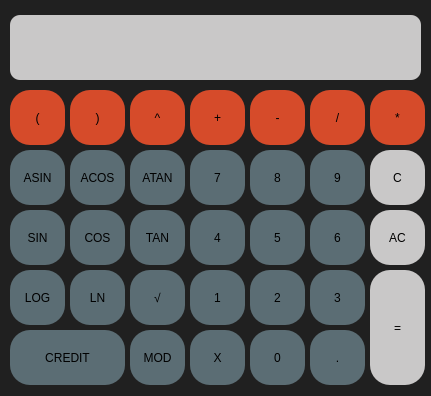
<?xml version="1.0" encoding="UTF-8"?>
<ui version="4.0">
 <class>MainWindow</class>
 <widget class="QMainWindow" name="MainWindow">
  <property name="geometry">
   <rect>
    <x>0</x>
    <y>0</y>
    <width>431</width>
    <height>396</height>
   </rect>
  </property>
  <property name="windowTitle">
   <string>MainWindow</string>
  </property>
  <property name="styleSheet">
   <string notr="true">background-color: rgb(32, 32, 32)</string>
  </property>
  <widget class="QWidget" name="centralwidget">
   <widget class="QLabel" name="result">
    <property name="geometry">
     <rect>
      <x>10</x>
      <y>15</y>
      <width>411</width>
      <height>65</height>
     </rect>
    </property>
    <property name="styleSheet">
     <string notr="true">QLabel{
 	qproperty-alignment: 'AlignVCenter | AlignRight';
	background-color: rgb(201, 200, 200);
	border-radius: 10px;
	
	
	font: 20pt &quot;Ubuntu&quot;;
}
</string>
    </property>
    <property name="text">
     <string/>
    </property>
   </widget>
   <widget class="QPushButton" name="pushButton_7">
    <property name="geometry">
     <rect>
      <x>190</x>
      <y>150</y>
      <width>55</width>
      <height>55</height>
     </rect>
    </property>
    <property name="styleSheet">
     <string notr="true">QPushButton {
	background-color: rgb(91, 109, 116);
	border-radius: 20px;
}

QPushButton:pressed {
	background-color: rgb(36, 91, 113);
	border-radius: 20px;
}
</string>
    </property>
    <property name="text">
     <string>7</string>
    </property>
   </widget>
   <widget class="QPushButton" name="pushButton_8">
    <property name="geometry">
     <rect>
      <x>250</x>
      <y>150</y>
      <width>55</width>
      <height>55</height>
     </rect>
    </property>
    <property name="styleSheet">
     <string notr="true">QPushButton {
	background-color: rgb(91, 109, 116);
	border-radius: 20px;
}

QPushButton:pressed {
	background-color: rgb(36, 91, 113);
	border-radius: 20px;
}
</string>
    </property>
    <property name="text">
     <string>8</string>
    </property>
   </widget>
   <widget class="QPushButton" name="pushButton_9">
    <property name="geometry">
     <rect>
      <x>310</x>
      <y>150</y>
      <width>55</width>
      <height>55</height>
     </rect>
    </property>
    <property name="styleSheet">
     <string notr="true">QPushButton {
	background-color: rgb(91, 109, 116);
	border-radius: 20px;
}

QPushButton:pressed {
	background-color: rgb(36, 91, 113);
	border-radius: 20px;
}
</string>
    </property>
    <property name="text">
     <string>9</string>
    </property>
   </widget>
   <widget class="QPushButton" name="pushButton_4">
    <property name="geometry">
     <rect>
      <x>190</x>
      <y>210</y>
      <width>55</width>
      <height>55</height>
     </rect>
    </property>
    <property name="styleSheet">
     <string notr="true">QPushButton {
	background-color: rgb(91, 109, 116);
	border-radius: 20px;
}

QPushButton:pressed {
	background-color: rgb(36, 91, 113);
	border-radius: 20px;
}
</string>
    </property>
    <property name="text">
     <string>4</string>
    </property>
   </widget>
   <widget class="QPushButton" name="pushButton_5">
    <property name="geometry">
     <rect>
      <x>250</x>
      <y>210</y>
      <width>55</width>
      <height>55</height>
     </rect>
    </property>
    <property name="styleSheet">
     <string notr="true">QPushButton {
	background-color: rgb(91, 109, 116);
	border-radius: 20px;
}

QPushButton:pressed {
	background-color: rgb(36, 91, 113);
	border-radius: 20px;
}
</string>
    </property>
    <property name="text">
     <string>5</string>
    </property>
   </widget>
   <widget class="QPushButton" name="pushButton_6">
    <property name="geometry">
     <rect>
      <x>310</x>
      <y>210</y>
      <width>55</width>
      <height>55</height>
     </rect>
    </property>
    <property name="styleSheet">
     <string notr="true">QPushButton {
	background-color: rgb(91, 109, 116);
	border-radius: 20px;
}

QPushButton:pressed {
	background-color: rgb(36, 91, 113);
	border-radius: 20px;
}
</string>
    </property>
    <property name="text">
     <string>6</string>
    </property>
   </widget>
   <widget class="QPushButton" name="pushButton_1">
    <property name="geometry">
     <rect>
      <x>190</x>
      <y>270</y>
      <width>55</width>
      <height>55</height>
     </rect>
    </property>
    <property name="styleSheet">
     <string notr="true">QPushButton {
	background-color: rgb(91, 109, 116);
	border-radius: 20px;
}

QPushButton:pressed {
	background-color: rgb(36, 91, 113);
	border-radius: 20px;
}
</string>
    </property>
    <property name="text">
     <string>1</string>
    </property>
   </widget>
   <widget class="QPushButton" name="pushButton_2">
    <property name="geometry">
     <rect>
      <x>250</x>
      <y>270</y>
      <width>55</width>
      <height>55</height>
     </rect>
    </property>
    <property name="styleSheet">
     <string notr="true">QPushButton {
	background-color: rgb(91, 109, 116);
	border-radius: 20px;
}

QPushButton:pressed {
	background-color: rgb(36, 91, 113);
	border-radius: 20px;
}
</string>
    </property>
    <property name="text">
     <string>2</string>
    </property>
   </widget>
   <widget class="QPushButton" name="pushButton_3">
    <property name="geometry">
     <rect>
      <x>310</x>
      <y>270</y>
      <width>55</width>
      <height>55</height>
     </rect>
    </property>
    <property name="styleSheet">
     <string notr="true">QPushButton {
	background-color: rgb(91, 109, 116);
	border-radius: 20px;
}

QPushButton:pressed {
	background-color: rgb(71, 89, 96);
	border-radius: 20px;
}
</string>
    </property>
    <property name="text">
     <string>3</string>
    </property>
   </widget>
   <widget class="QPushButton" name="pushButton_0">
    <property name="geometry">
     <rect>
      <x>250</x>
      <y>330</y>
      <width>55</width>
      <height>55</height>
     </rect>
    </property>
    <property name="styleSheet">
     <string notr="true">QPushButton {
	background-color: rgb(91, 109, 116);
	border-radius: 20px;
}

QPushButton:pressed {
	background-color: rgb(36, 91, 113);
	border-radius: 20px;
}
</string>
    </property>
    <property name="text">
     <string>0</string>
    </property>
   </widget>
   <widget class="QPushButton" name="pushButton_X">
    <property name="geometry">
     <rect>
      <x>190</x>
      <y>330</y>
      <width>55</width>
      <height>55</height>
     </rect>
    </property>
    <property name="styleSheet">
     <string notr="true">QPushButton {
	background-color: rgb(91, 109, 116);
	border-radius: 20px;
}

QPushButton:pressed {
	background-color: rgb(36, 91, 113);
	border-radius: 20px;
}
</string>
    </property>
    <property name="text">
     <string>X</string>
    </property>
   </widget>
   <widget class="QPushButton" name="pushButton_Pow">
    <property name="geometry">
     <rect>
      <x>130</x>
      <y>90</y>
      <width>55</width>
      <height>55</height>
     </rect>
    </property>
    <property name="styleSheet">
     <string notr="true">QPushButton {
	background-color: rgb(214, 75, 42);
	border-radius: 20px;
}

QPushButton:pressed {
	background-color: rgb(156, 56, 33);
	border-radius: 20px;
}
</string>
    </property>
    <property name="text">
     <string>^</string>
    </property>
   </widget>
   <widget class="QPushButton" name="pushButton_PLUS">
    <property name="geometry">
     <rect>
      <x>190</x>
      <y>90</y>
      <width>55</width>
      <height>55</height>
     </rect>
    </property>
    <property name="styleSheet">
     <string notr="true">QPushButton {
	background-color: rgb(214, 75, 42);
	border-radius: 20px;
}

QPushButton:pressed {
	background-color: rgb(156, 56, 33);
	border-radius: 20px;
}
</string>
    </property>
    <property name="text">
     <string>+</string>
    </property>
   </widget>
   <widget class="QPushButton" name="pushButton_MINUS">
    <property name="geometry">
     <rect>
      <x>250</x>
      <y>90</y>
      <width>55</width>
      <height>55</height>
     </rect>
    </property>
    <property name="styleSheet">
     <string notr="true">QPushButton {
	background-color: rgb(214, 75, 42);
	border-radius: 20px;
}

QPushButton:pressed {
	background-color: rgb(156, 56, 33);
	border-radius: 20px;
}
</string>
    </property>
    <property name="text">
     <string>-</string>
    </property>
   </widget>
   <widget class="QPushButton" name="pushButton_MUL">
    <property name="geometry">
     <rect>
      <x>370</x>
      <y>90</y>
      <width>55</width>
      <height>55</height>
     </rect>
    </property>
    <property name="styleSheet">
     <string notr="true">QPushButton {
	background-color: rgb(214, 75, 42);
	border-radius: 20px;
}

QPushButton:pressed {
	background-color: rgb(156, 56, 33);
	border-radius: 20px;
}
</string>
    </property>
    <property name="text">
     <string>*</string>
    </property>
   </widget>
   <widget class="QPushButton" name="pushButton_DIV">
    <property name="geometry">
     <rect>
      <x>310</x>
      <y>90</y>
      <width>55</width>
      <height>55</height>
     </rect>
    </property>
    <property name="styleSheet">
     <string notr="true">QPushButton {
	background-color: rgb(214, 75, 42);
	border-radius: 20px;
}

QPushButton:pressed {
	background-color: rgb(156, 56, 33);
	border-radius: 20px;
}
</string>
    </property>
    <property name="text">
     <string>/</string>
    </property>
   </widget>
   <widget class="QPushButton" name="pushButton_OP_Bracket">
    <property name="geometry">
     <rect>
      <x>10</x>
      <y>90</y>
      <width>55</width>
      <height>55</height>
     </rect>
    </property>
    <property name="styleSheet">
     <string notr="true">QPushButton {
	background-color: rgb(214, 75, 42);
	border-radius: 20px;
}

QPushButton:pressed {
	background-color: rgb(156, 56, 33);
	border-radius: 20px;
}
</string>
    </property>
    <property name="text">
     <string>(</string>
    </property>
   </widget>
   <widget class="QPushButton" name="pushButton_AC">
    <property name="geometry">
     <rect>
      <x>370</x>
      <y>210</y>
      <width>55</width>
      <height>55</height>
     </rect>
    </property>
    <property name="styleSheet">
     <string notr="true">QPushButton {
	background-color: rgb(201, 200, 200);
	border-radius: 20px;
}

QPushButton:pressed {
	background-color: rgb(127, 127, 127);
	border-radius: 20px;
}
</string>
    </property>
    <property name="text">
     <string>AC</string>
    </property>
   </widget>
   <widget class="QPushButton" name="pushButton_EQ">
    <property name="geometry">
     <rect>
      <x>370</x>
      <y>270</y>
      <width>55</width>
      <height>115</height>
     </rect>
    </property>
    <property name="styleSheet">
     <string notr="true">QPushButton {
	background-color: rgb(201, 200, 200);
	border-radius: 20px;
}

QPushButton:pressed {
	background-color: rgb(127, 127, 127);
	border-radius: 20px;
}
</string>
    </property>
    <property name="text">
     <string>=</string>
    </property>
   </widget>
   <widget class="QPushButton" name="pushButton_SIN">
    <property name="geometry">
     <rect>
      <x>10</x>
      <y>210</y>
      <width>55</width>
      <height>55</height>
     </rect>
    </property>
    <property name="styleSheet">
     <string notr="true">QPushButton {
	background-color: rgb(91, 109, 116);
	border-radius: 20px;
}

QPushButton:pressed {
	background-color: rgb(36, 91, 113);
	border-radius: 20px;
}
</string>
    </property>
    <property name="text">
     <string>SIN</string>
    </property>
   </widget>
   <widget class="QPushButton" name="pushButton_COS">
    <property name="geometry">
     <rect>
      <x>70</x>
      <y>210</y>
      <width>55</width>
      <height>55</height>
     </rect>
    </property>
    <property name="styleSheet">
     <string notr="true">QPushButton {
	background-color: rgb(91, 109, 116);
	border-radius: 20px;
}

QPushButton:pressed {
	background-color: rgb(36, 91, 113);
	border-radius: 20px;
}
</string>
    </property>
    <property name="text">
     <string>COS</string>
    </property>
   </widget>
   <widget class="QPushButton" name="pushButton_TAN">
    <property name="geometry">
     <rect>
      <x>130</x>
      <y>210</y>
      <width>55</width>
      <height>55</height>
     </rect>
    </property>
    <property name="styleSheet">
     <string notr="true">QPushButton {
	background-color: rgb(91, 109, 116);
	border-radius: 20px;
}

QPushButton:pressed {
	background-color: rgb(36, 91, 113);
	border-radius: 20px;
}
</string>
    </property>
    <property name="text">
     <string>TAN</string>
    </property>
   </widget>
   <widget class="QPushButton" name="pushButton_ACOS">
    <property name="geometry">
     <rect>
      <x>70</x>
      <y>150</y>
      <width>55</width>
      <height>55</height>
     </rect>
    </property>
    <property name="styleSheet">
     <string notr="true">QPushButton {
	background-color: rgb(91, 109, 116);
	border-radius: 20px;
}

QPushButton:pressed {
	background-color: rgb(36, 91, 113);
	border-radius: 20px;
}
</string>
    </property>
    <property name="text">
     <string>ACOS</string>
    </property>
   </widget>
   <widget class="QPushButton" name="pushButton_ATAN">
    <property name="geometry">
     <rect>
      <x>130</x>
      <y>150</y>
      <width>55</width>
      <height>55</height>
     </rect>
    </property>
    <property name="styleSheet">
     <string notr="true">QPushButton {
	background-color: rgb(91, 109, 116);
	border-radius: 20px;
}

QPushButton:pressed {
	background-color: rgb(36, 91, 113);
	border-radius: 20px;
}
</string>
    </property>
    <property name="text">
     <string>ATAN</string>
    </property>
   </widget>
   <widget class="QPushButton" name="pushButton_ASIN">
    <property name="geometry">
     <rect>
      <x>10</x>
      <y>150</y>
      <width>55</width>
      <height>55</height>
     </rect>
    </property>
    <property name="styleSheet">
     <string notr="true">QPushButton {
	background-color: rgb(91, 109, 116);
	border-radius: 20px;
}

QPushButton:pressed {
	background-color: rgb(36, 91, 113);
	border-radius: 20px;
}
</string>
    </property>
    <property name="text">
     <string>ASIN</string>
    </property>
   </widget>
   <widget class="QPushButton" name="pushButton_LN">
    <property name="geometry">
     <rect>
      <x>70</x>
      <y>270</y>
      <width>55</width>
      <height>55</height>
     </rect>
    </property>
    <property name="styleSheet">
     <string notr="true">QPushButton {
	background-color: rgb(91, 109, 116);
	border-radius: 20px;
}

QPushButton:pressed {
	background-color: rgb(36, 91, 113);
	border-radius: 20px;
}
</string>
    </property>
    <property name="text">
     <string>LN</string>
    </property>
   </widget>
   <widget class="QPushButton" name="pushButton_LOG">
    <property name="geometry">
     <rect>
      <x>10</x>
      <y>270</y>
      <width>55</width>
      <height>55</height>
     </rect>
    </property>
    <property name="styleSheet">
     <string notr="true">QPushButton {
	background-color: rgb(91, 109, 116);
	border-radius: 20px;
}

QPushButton:pressed {
	background-color: rgb(36, 91, 113);
	border-radius: 20px;
}
</string>
    </property>
    <property name="text">
     <string>LOG</string>
    </property>
   </widget>
   <widget class="QPushButton" name="pushButton_SQRT">
    <property name="geometry">
     <rect>
      <x>130</x>
      <y>270</y>
      <width>55</width>
      <height>55</height>
     </rect>
    </property>
    <property name="styleSheet">
     <string notr="true">QPushButton {
	background-color: rgb(91, 109, 116);
	border-radius: 20px;
}

QPushButton:pressed {
	background-color: rgb(36, 91, 113);
	border-radius: 20px;
}
</string>
    </property>
    <property name="text">
     <string>√</string>
    </property>
   </widget>
   <widget class="QPushButton" name="pushButton_CL_Bracket">
    <property name="geometry">
     <rect>
      <x>70</x>
      <y>90</y>
      <width>55</width>
      <height>55</height>
     </rect>
    </property>
    <property name="styleSheet">
     <string notr="true">QPushButton {
	background-color: rgb(214, 75, 42);
	border-radius: 20px;
}

QPushButton:pressed {
	background-color: rgb(156, 56, 33);
	border-radius: 20px;
}
</string>
    </property>
    <property name="text">
     <string>)</string>
    </property>
   </widget>
   <widget class="QPushButton" name="pushButton_C">
    <property name="geometry">
     <rect>
      <x>370</x>
      <y>150</y>
      <width>55</width>
      <height>55</height>
     </rect>
    </property>
    <property name="styleSheet">
     <string notr="true">QPushButton {
	background-color: rgb(201, 200, 200);
	border-radius: 20px;
}

QPushButton:pressed {
	background-color: rgb(127, 127, 127);
	border-radius: 20px;
}
</string>
    </property>
    <property name="text">
     <string>C</string>
    </property>
   </widget>
   <widget class="QPushButton" name="pushButton_DOT">
    <property name="geometry">
     <rect>
      <x>310</x>
      <y>330</y>
      <width>55</width>
      <height>55</height>
     </rect>
    </property>
    <property name="styleSheet">
     <string notr="true">QPushButton {
	background-color: rgb(91, 109, 116);
	border-radius: 20px;
}

QPushButton:pressed {
	background-color: rgb(36, 91, 113);
	border-radius: 20px;
}
</string>
    </property>
    <property name="text">
     <string>.</string>
    </property>
   </widget>
   <widget class="QPushButton" name="pushButton_CREDIT">
    <property name="geometry">
     <rect>
      <x>10</x>
      <y>330</y>
      <width>115</width>
      <height>55</height>
     </rect>
    </property>
    <property name="styleSheet">
     <string notr="true">QPushButton {
	background-color: rgb(91, 109, 116);
	border-radius: 20px;
}

QPushButton:pressed {
	background-color: rgb(36, 91, 113);
	border-radius: 20px;
}
</string>
    </property>
    <property name="text">
     <string>CREDIT</string>
    </property>
   </widget>
   <widget class="QPushButton" name="pushButton_MOD">
    <property name="geometry">
     <rect>
      <x>130</x>
      <y>330</y>
      <width>55</width>
      <height>55</height>
     </rect>
    </property>
    <property name="styleSheet">
     <string notr="true">QPushButton {
	background-color: rgb(91, 109, 116);
	border-radius: 20px;
}

QPushButton:pressed {
	background-color: rgb(36, 91, 113);
	border-radius: 20px;
}
</string>
    </property>
    <property name="text">
     <string>MOD</string>
    </property>
   </widget>
  </widget>
 </widget>
 <resources/>
 <connections/>
</ui>
